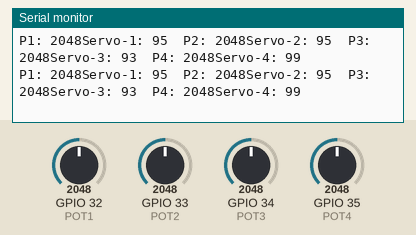
Simulated run of this sketch. Board: ESP32. On the bench: the last lines printed to the serial monitor. The inputs (shaded band) are chosen by the test bench; at power-on: GPIO 32 (POT1) = 2048, GPIO 33 (POT2) = 2048, GPIO 34 (POT3) = 2048, GPIO 35 (POT4) = 2048 (analog values on the 0–4095 scale).

Above: at 1.2 s.
1.3 s: GPIO 32 (POT1) set to 2866
At 1.8 s:
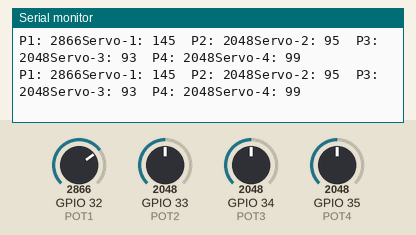
2.8 s: GPIO 33 (POT2) set to 2866
At 3.8 s:
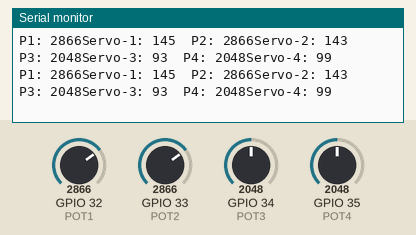
4.3 s: GPIO 34 (POT3) set to 2866
At 4.9 s:
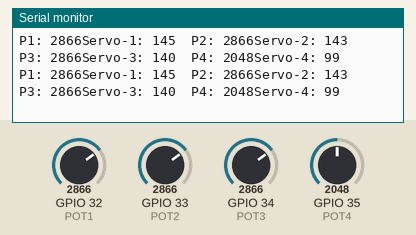
5.8 s: GPIO 35 (POT4) set to 2123
At 6.6 s:
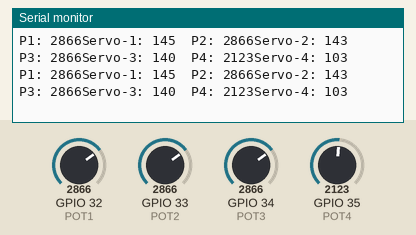
7.3 s: GPIO 35 (POT4) set to 1228
At 7.8 s:
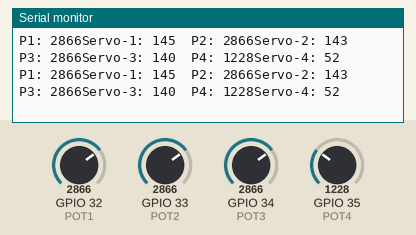
10.3 s: GPIO 32 (POT1) set to 3972
At 11.4 s:
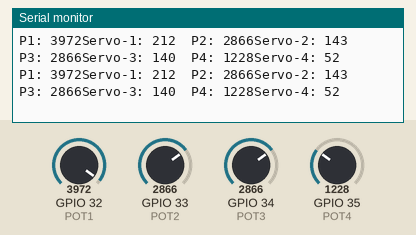
Timing chart, 0 to 12.8 s (numbered marks = the images above; inputs shaded):
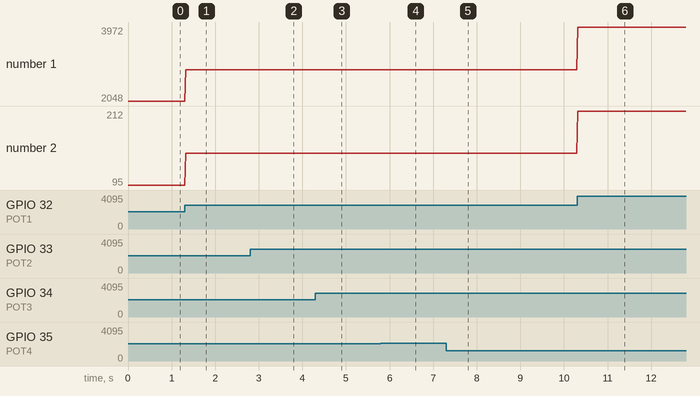

The sketch:

test-code-teleoperated-robotic-arm-performance-metrics-v0.1.ino
```cpp
/*
  ESP32-WROOM-32
  Read 4 Potentiometers
*/


#define POT1 32
#define POT2 33
#define POT3 34
#define POT4 35

void setup() {
  Serial.begin(115200);

  // 12-bit ADC (0-4095)
  analogReadResolution(12);
}

void loop() {

  int p1 = analogRead(POT1);
  int p2 = analogRead(POT2);
  int p3 = analogRead(POT3);
  int p4 = analogRead(POT4);

  //p1- min: 490 and max: 3411
  //p2- min: 450 and max: 3480
  //p3- min: 445 and max: 3550
  //p4- min: 325 and max: 3450
  int servo1 = map(analogRead(POT1), 470, 3430, 0, 180);
  int servo2 = map(analogRead(POT2), 440, 3480, 0, 180);
  int servo3 = map(analogRead(POT3), 440, 3550, 0, 180);
  int servo4 = map(analogRead(POT4), 315, 3460, 0, 180);

  Serial.print("P1: ");
  Serial.print(p1);
  Serial.print("Servo-1: ");
  Serial.print(servo1);


  Serial.print("\tP2: ");
  Serial.print(p2);
  Serial.print("Servo-2: ");
  Serial.print(servo2);

  Serial.print("\tP3: ");
  Serial.print(p3);
  Serial.print("Servo-3: ");
  Serial.print(servo3);

  Serial.print("\tP4: ");
  Serial.print(p4);
  Serial.print("Servo-4: ");
  Serial.print(servo4);
  Serial.println();

  delay(20);   // 50 Hz update
}
```

Measured:
- after the input at 1.3 s, the serial monitor: prints a new line at once (image 1)
- after the input at 2.8 s, the serial monitor: prints a new line at once (image 2)
- after the input at 4.3 s, the serial monitor: prints a new line at once (image 3)
- after the input at 5.8 s, the serial monitor: prints a new line at once (image 4)
- after the input at 7.3 s, the serial monitor: prints a new line at once (image 5)
- after the input at 10.3 s, the serial monitor: prints a new line at once (image 6)
- plotted number 1: 2048 → 2866 after the input at 1.3 s, 2866 → 3972 after the input at 10.3 s
- plotted number 2: 95 → 145 after the input at 1.3 s, 145 → 212 after the input at 10.3 s
